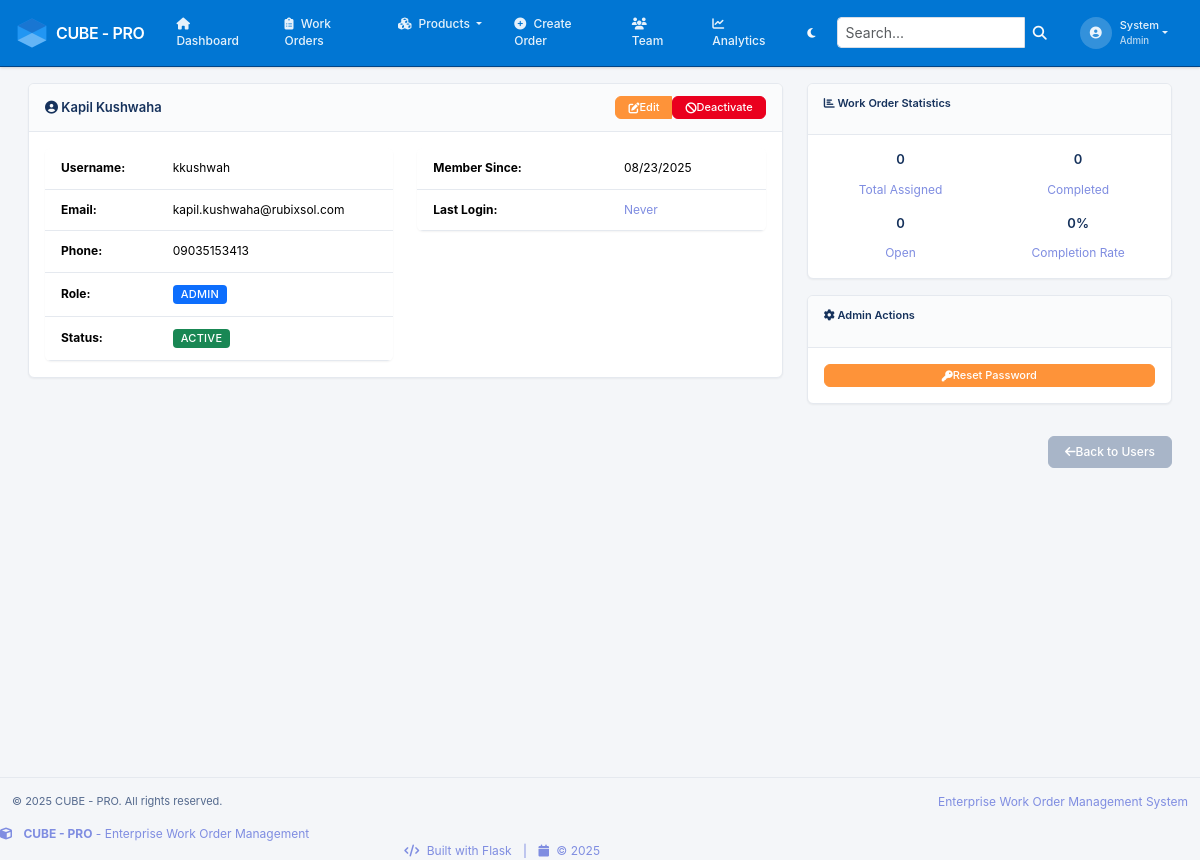
The app's page /users/2 (signed in) with its own data.
### app/models.py (models this page shows, shortened)
class User(UserMixin, db.Model):
    __tablename__ = 'users'
    id = db.Column(db.Integer, primary_key=True)
    username = db.Column(db.String(64), unique=True, nullable=False, index=True)
    email = db.Column(db.String(120), unique=True, nullable=False, index=True)
    password_hash = db.Column(db.String(255), nullable=False)
    first_name = db.Column(db.String(64), nullable=False)
    last_name = db.Column(db.String(64), nullable=False)
    phone = db.Column(db.String(20))
    is_active = db.Column(db.Boolean, default=True)
    created_at = db.Column(db.DateTime, default=lambda: datetime.now(timezone.utc))
    last_login = db.Column(db.DateTime)
    role_id = db.Column(db.Integer, db.ForeignKey('roles.id'))
    created_workorders = db.relationship('WorkOrder', foreign_keys='WorkOrder.created_by_id',
                                       backref='creator', lazy='dynamic')
    assigned_workorders = db.relationship('WorkOrder', foreign_keys='WorkOrder.assigned_to_id',
                                        backref='assignee', lazy='dynamic')
    activities = db.relationship('WorkOrderActivity', backref='user', lazy='dynamic')
    @property
    def full_name(self):
        return f"{self.first_name} {self.last_name}"
    def has_role(self, role_name):
        return self.role and self.role.name == role_name

class Role(db.Model):
    __tablename__ = 'roles'
    id = db.Column(db.Integer, primary_key=True)
    name = db.Column(db.String(64), unique=True, nullable=False)
    description = db.Column(db.String(255))
    created_at = db.Column(db.DateTime, default=lambda: datetime.now(timezone.utc))
    users = db.relationship('User', backref='role', lazy='dynamic')

### app/users/routes.py (the view)
@bp.route('/<int:id>')
@login_required
def view_user(id):
    user = User.query.get_or_404(id)
    if user.id != current_user.id and not (current_user.has_role('admin') or current_user.has_role('manager')):
        flash('You do not have permission to view this profile.', 'error')
        return redirect(url_for('main.dashboard'))
    total_assigned = user.assigned_workorders.count()
    completed_workorders = user.assigned_workorders.join(Status).filter(Status.is_closed).count()
    open_workorders = user.assigned_workorders.join(Status).filter(~Status.is_closed).count()
    recent_workorders = user.assigned_workorders.order_by(desc(WorkOrder.created_at)).limit(5).all()
    stats = {
        'total_assigned': total_assigned,
        'completed': completed_workorders,
        'open': open_workorders,
        'completion_rate': round((completed_workorders / total_assigned * 100) if total_assigned > 0 else 0, 1)
    }
    return render_template('users/profile.html',
                         title=f'Profile: {user.full_name}',
                         user=user,
                         stats=stats,
                         recent_workorders=recent_workorders)

### app/__init__.py (called while the page is built)
@login_manager.user_loader
def load_user(user_id):
    from app.models import User
    return User.query.get(int(user_id))

### app/templates/users/profile.html (shortened to what this page needs)
{% extends "base.html" %}
{% block content %}
<div class="row">
    <div class="col-md-8">
        <div class="card">
            <div class="card-header d-flex justify-content-between align-items-center">
                <h4 class="mb-0">
                    <i class="fas fa-user-circle"></i> {{ user.full_name }}
                </h4>
                {% if current_user.has_role('admin') and user.id != current_user.id %}
                <div class="btn-group">
                    <a href="{{ url_for('users.edit_user', id=user.id) }}" class="btn btn-warning btn-sm">
                        <i class="fas fa-edit"></i> Edit
                    </a>
                    <form method="POST" action="{{ url_for('users.toggle_user_status', id=user.id) }}" class="d-inline">
                        <button type="submit" class="btn btn-{% if user.is_active %}danger{% else %}success{% endif %} btn-sm">
                            <i class="fas fa-{% if user.is_active %}ban{% else %}check{% endif %}"></i>
                            {% if user.is_active %}Deactivate{% else %}Activate{% endif %}
                        </button>
                    </form>
                </div>
                {% endif %}
            </div>
            <div class="card-body">
                <div class="row">
                    <div class="col-md-6">
                        <table class="table table-sm">
                            <tr>
                                <td><strong>Username:</strong></td>
                                <td>{{ user.username }}</td>
                            </tr>
                            <tr>
                                <td><strong>Email:</strong></td>
                                <td>{{ user.email }}</td>
                            </tr>
                            <tr>
                                <td><strong>Phone:</strong></td>
                                <td>{{ user.phone or '-' }}</td>
                            </tr>
                            <tr>
                                <td><strong>Role:</strong></td>
                                <td>
                                    <span class="badge bg-primary">{{ user.role.name.title() }}</span>
                                </td>
                            </tr>
                            <tr>
                                <td><strong>Status:</strong></td>
                                <td>
                                    {% if user.is_active %}
                                        <span class="badge bg-success">Active</span>
                                    {% else %}
                                        <span class="badge bg-secondary">Inactive</span>
                                    {% endif %}
                                </td>
                            </tr>
                        </table>
                    </div>
                    <div class="col-md-6">
                        <table class="table table-sm">
                            <tr>
                                <td><strong>Member Since:</strong></td>
                                <td>{{ user.created_at.strftime('%m/%d/%Y') }}</td>
                            </tr>
                            <tr>
                                <td><strong>Last Login:</strong></td>
                                <td>
                                    {% if user.last_login %}
                                        {{ user.last_login.strftime('%m/%d/%Y %I:%M %p') }}
                                    {% else %}
                                        <span class="text-muted">Never</span>
                                    {% endif %}
                                </td>
                            </tr>
                        </table>
                    </div>
                </div>
            </div>
        </div>
    </div>
    <div class="col-md-4">
        <div class="card">
            <div class="card-header">
                <h6><i class="fas fa-chart-bar"></i> Work Order Statistics</h6>
            </div>
            <div class="card-body">
                <div class="row text-center">
                    <div class="col-6">
                        <h4>{{ stats.total_assigned }}</h4>
                        <small class="text-muted">Total Assigned</small>
                    </div>
                    <div class="col-6">
                        <h4>{{ stats.completed }}</h4>
                        <small class="text-muted">Completed</small>
                    </div>
                </div>
                <div class="row text-center mt-3">
                    <div class="col-6">
                        <h4>{{ stats.open }}</h4>
                        <small class="text-muted">Open</small>
                    </div>
                    <div class="col-6">
                        <h4>{{ stats.completion_rate }}%</h4>
                        <small class="text-muted">Completion Rate</small>
                    </div>
                </div>
            </div>
        </div>
        {% if current_user.has_role('admin') and user.id != current_user.id %}
        <div class="card mt-3">
            <div class="card-header">
                <h6><i class="fas fa-cog"></i> Admin Actions</h6>
            </div>
            <div class="card-body">
                <div class="d-grid gap-2">
                    <form method="POST" action="{{ url_for('users.reset_user_password', id=user.id) }}"
                          onsubmit="return confirm('Are you sure you want to reset this user\'s password?')">
                        <button type="submit" class="btn btn-warning btn-sm w-100">
                            <i class="fas fa-key"></i> Reset Password
                        </button>
                    </form>
                </div>
            </div>
        </div>
        {% endif %}
    </div>
</div>
<div class="row mt-3">
    <div class="col-12 text-end">
        <a href="{{ url_for('users.list_users') }}" class="btn btn-secondary">
            <i class="fas fa-arrow-left"></i> Back to Users
        </a>
    </div>
</div>
{% endblock %}

### app/templates/base.html (shortened to what this page needs)
<!DOCTYPE html>
<html lang="en" data-bs-theme="light">
<head>
    <link href="https://cdn.jsdelivr.net/npm/bootstrap@5.3.2/dist/css/bootstrap.min.css" rel="stylesheet">
    <link href="https://cdnjs.cloudflare.com/ajax/libs/font-awesome/6.4.0/css/all.min.css" rel="stylesheet">
    <link href="{{ url_for('static', filename='css/style.css') }}" rel="stylesheet">
</head>
<body>
    {% if current_user.is_authenticated %}
    <nav class="navbar navbar-expand-lg navbar-dark">
        <div class="container-fluid px-3">
            <a class="navbar-brand fw-semibold d-flex align-items-center" href="{{ url_for('main.dashboard') }}">
                <img src="{{ url_for('static', filename='img/cube.svg') }}" alt="Cube Logo" style="height:32px;width:32px;object-fit:contain;" class="me-2">
                CUBE - PRO
            </a>
            <div class="collapse navbar-collapse" id="navbarNav">
                <ul class="navbar-nav me-auto">
                    <li class="nav-item">
                        <a class="nav-link px-2" href="{{ url_for('main.dashboard') }}">
                            <i class="fas fa-home me-1"></i> Dashboard
                        </a>
                    </li>
                    <li class="nav-item">
                        <a class="nav-link px-2" href="{{ url_for('workorders.list_workorders') }}">
                            <i class="fas fa-clipboard-list me-1"></i> Work Orders
                        </a>
                    </li>
                    <li class="nav-item dropdown">
                        <a class="nav-link dropdown-toggle px-2" href="#" id="productsDropdown" role="button" data-bs-toggle="dropdown">
                            <i class="fas fa-cubes me-1"></i> Products
                        </a>
                    </li>
                    {% if current_user.role and (current_user.role.name == 'admin' or current_user.role.name == 'manager') %}
                    <li class="nav-item">
                        <a class="nav-link px-2" href="{{ url_for('workorders.create_workorder') }}">
                            <i class="fas fa-plus-circle me-1"></i> Create Order
                        </a>
                    </li>
                    <li class="nav-item">
                        <a class="nav-link px-2" href="{{ url_for('users.list_users') }}">
                            <i class="fas fa-users me-1"></i> Team
                        </a>
                    </li>
                    <li class="nav-item">
                        <a class="nav-link px-2" href="{{ url_for('reports.dashboard') }}">
                            <i class="fas fa-chart-line me-1"></i> Analytics
                        </a>
                    </li>
                    {% endif %}
                </ul>
                <button class="btn btn-outline-light btn-sm me-2" onclick="toggleTheme()" id="themeToggle">
                    <i class="fas fa-moon"></i>
                </button>
                <form class="d-flex me-2" method="GET" action="{{ url_for('main.search') }}">
                    <div class="input-group input-group-sm">
                        <input class="form-control" type="search" name="q" placeholder="Search..." aria-label="Search" style="max-width: 200px;">
                        <button class="btn btn-outline-light" type="submit">
                            <i class="fas fa-search"></i>
                        </button>
                    </div>
                </form>
                <ul class="navbar-nav">
                    <li class="nav-item dropdown">
                        <a class="nav-link dropdown-toggle d-flex align-items-center" href="#" id="navbarDropdown" role="button" data-bs-toggle="dropdown">
                            <div class="user-avatar me-2">
                                <i class="fas fa-user-circle"></i>
                            </div>
                            <div class="user-info d-none d-md-block">
                                <div class="fw-medium">{{ current_user.first_name }}</div>
                                <small class="text-light opacity-75">{{ current_user.role.name|title if current_user.role else 'User' }}</small>
                            </div>
                        </a>
                    </li>
                </ul>
            </div>
        </div>
    </nav>
    {% endif %}
    <main class="{% if current_user.is_authenticated %}main-content{% else %}auth-content{% endif %}">
    <div class="container-fluid">
            {% block content %}{% endblock %}
        </div>
    </main>
    {% if current_user.is_authenticated %}
    <footer class="footer mt-auto">
    <div class="{% if current_user.is_authenticated %}container-fluid{% else %}container d-flex align-items-center justify-content-center min-vh-100{% endif %}">
            <div class="row align-items-center">
                <div class="col-md-6">
                    <p class="mb-0">&copy; 2025 CUBE - PRO. All rights reserved.</p>
                </div>
                <div class="col-md-6 text-end">
                    <span class="text-muted">Enterprise Work Order Management System</span>
                </div>
            </div>
        </div>
    </footer>
    {% endif %}
                <div class="col-md-6">
                    <p class="mb-0 text-muted">
                        <i class="fas fa-cube me-2"></i>
                        <strong>CUBE - PRO</strong> - Enterprise Work Order Management
                    </p>
                </div>
                <div class="col-md-6 text-md-end">
                    <p class="mb-0 text-muted">
                        <i class="fas fa-code me-1"></i> Built with Flask
                        <span class="mx-2">|</span>
                        <i class="fas fa-calendar me-1"></i> &copy; 2025
                    </p>
                </div>
</body>
</html>

### records on screen
User: first_name "System"
Role: role.name "Admin", role.name "ADMIN"
User: full_name "Kapil Kushwaha", username "kkushwah", email "kapil.kushwaha@rubixsol.com", phone "09035153413", created_at "08/23/2025"

### other values on screen
{{ stats.total_assigned }} "0"
{{ stats.completed }} "0"
{{ stats.open }} "0"
{{ stats.completion_rate }} "0"
